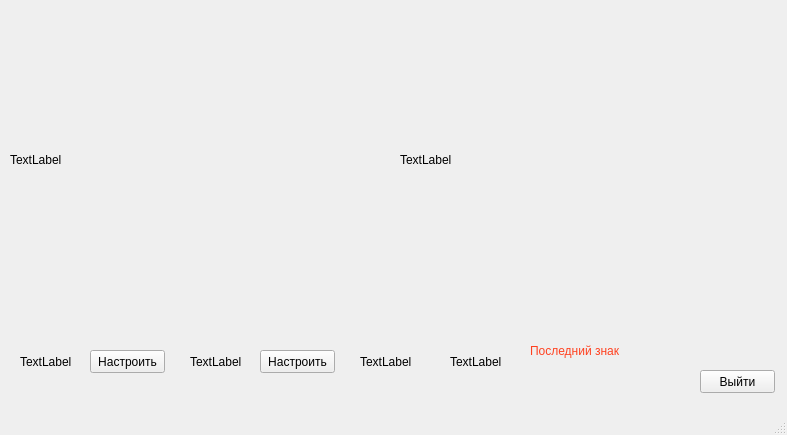
<?xml version="1.0" encoding="UTF-8"?>
<ui version="4.0">
 <class>MainWindow</class>
 <widget class="QMainWindow" name="MainWindow">
  <property name="geometry">
   <rect>
    <x>0</x>
    <y>0</y>
    <width>787</width>
    <height>435</height>
   </rect>
  </property>
  <property name="windowTitle">
   <string>MainWindow</string>
  </property>
  <widget class="QWidget" name="centralwidget">
   <widget class="QLabel" name="label">
    <property name="geometry">
     <rect>
      <x>10</x>
      <y>10</y>
      <width>372</width>
      <height>300</height>
     </rect>
    </property>
    <property name="text">
     <string>TextLabel</string>
    </property>
   </widget>
   <widget class="QLabel" name="label_2">
    <property name="geometry">
     <rect>
      <x>20</x>
      <y>330</y>
      <width>64</width>
      <height>64</height>
     </rect>
    </property>
    <property name="text">
     <string>TextLabel</string>
    </property>
   </widget>
   <widget class="QLabel" name="label_3">
    <property name="geometry">
     <rect>
      <x>400</x>
      <y>10</y>
      <width>372</width>
      <height>300</height>
     </rect>
    </property>
    <property name="text">
     <string>TextLabel</string>
    </property>
   </widget>
   <widget class="QLabel" name="label_4">
    <property name="geometry">
     <rect>
      <x>190</x>
      <y>330</y>
      <width>64</width>
      <height>64</height>
     </rect>
    </property>
    <property name="text">
     <string>TextLabel</string>
    </property>
   </widget>
   <widget class="QPushButton" name="pushButton">
    <property name="geometry">
     <rect>
      <x>90</x>
      <y>350</y>
      <width>75</width>
      <height>23</height>
     </rect>
    </property>
    <property name="text">
     <string>Настроить</string>
    </property>
   </widget>
   <widget class="QPushButton" name="pushButton_2">
    <property name="geometry">
     <rect>
      <x>260</x>
      <y>350</y>
      <width>75</width>
      <height>23</height>
     </rect>
    </property>
    <property name="text">
     <string>Настроить</string>
    </property>
   </widget>
   <widget class="QLabel" name="label_5">
    <property name="geometry">
     <rect>
      <x>450</x>
      <y>330</y>
      <width>64</width>
      <height>64</height>
     </rect>
    </property>
    <property name="text">
     <string>TextLabel</string>
    </property>
   </widget>
   <widget class="QPushButton" name="pushButton_3">
    <property name="geometry">
     <rect>
      <x>700</x>
      <y>370</y>
      <width>75</width>
      <height>23</height>
     </rect>
    </property>
    <property name="text">
     <string>Выйти</string>
    </property>
   </widget>
   <widget class="QLabel" name="label_6">
    <property name="geometry">
     <rect>
      <x>530</x>
      <y>340</y>
      <width>251</width>
      <height>21</height>
     </rect>
    </property>
    <property name="styleSheet">
     <string notr="true">color: rgb(255, 65, 32);
font: 75 10pt &quot;MS Shell Dlg 2&quot;;</string>
    </property>
    <property name="text">
     <string>Последний знак</string>
    </property>
   </widget>
   <widget class="QLabel" name="label_7">
    <property name="geometry">
     <rect>
      <x>360</x>
      <y>330</y>
      <width>64</width>
      <height>64</height>
     </rect>
    </property>
    <property name="text">
     <string>TextLabel</string>
    </property>
   </widget>
  </widget>
  <widget class="QMenuBar" name="menubar">
   <property name="geometry">
    <rect>
     <x>0</x>
     <y>0</y>
     <width>787</width>
     <height>21</height>
    </rect>
   </property>
  </widget>
  <widget class="QStatusBar" name="statusbar"/>
 </widget>
 <resources/>
 <connections/>
</ui>
